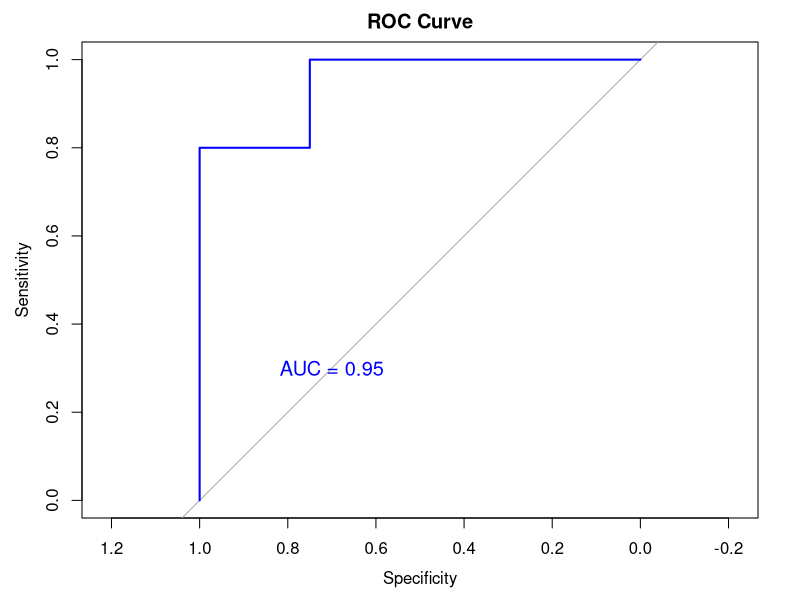

This chart was generated by the following R code:
# ch5.4 ROC curve
# Receiver Operating Characteristic curve

# load library
library(MASS) # for LDA
library(caret) # confusion matrix
library(pROC) #  ROC curve

# read csv file : chap7 data
dat1<-read.csv("data/ch7_dat1.csv")

# remove ID variable
dat1<-dat1[,-1]
# define class(1,2) as a factor variable
dat1$class<-as.factor(dat1$class)

# Linear Discriminant Analysis (LDA) 
lda_fit <- lda(class ~ ., data=dat1, prior=c(1/2, 1/2))
lda_fit

# Predict posterior probabilities
posterior_probs <- predict(lda_fit, type = "posterior")
posterior_probs

# Convert to a binary factor (0, 1)
bi_class <- as.factor(as.numeric(dat1$class) - 1)

# Create a ROC curve
roc_curve <- roc(bi_class, posterior_probs$posterior[,1])

# Plot the ROC curve
plot(roc_curve, main = "ROC Curve", col = "blue", lwd = 2, xlim=c(1,0))

# Add AUC value to the plot
auc_value <- auc(roc_curve)
text(0.7, 0.3, paste("AUC =", round(auc_value, 2)), col = "blue", cex = 1.2)
